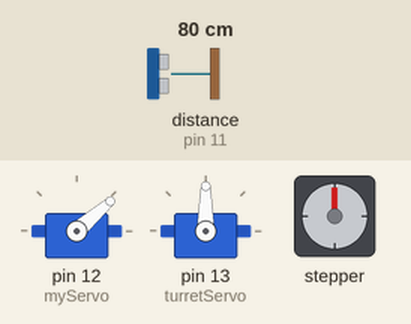
This sketch was run on a simulated Arduino Uno, built with avr-gcc and run on an emulated ATmega328P. On the bench: 2 × servo, stepper motor. Wiring (inferred from the names in the program): ultrasonic range finder: trigger pin 10; echo pin 11. Inputs (shaded band) come from the test bench; at power-on: distance to the obstacle (sensor on pin 11) 80 cm. The echo pulse lasts 58.3 µs per cm; stepper angles assume 2037 steps per turn; what the sketch prints to the serial monitor is not drawn.

Above: at 1.2 s.
1.3 s: distance to the obstacle (sensor on pin 11) set to 45 cm
4.3 s: distance to the obstacle (sensor on pin 11) set to 39 cm
At 5.53 s:
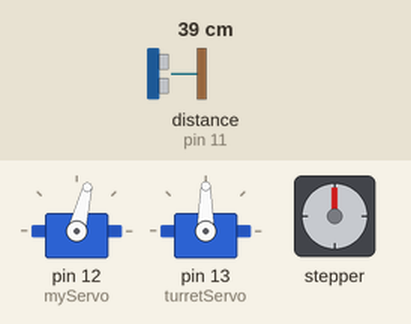
10.3 s: distance to the obstacle (sensor on pin 11) set to 120 cm
At 10.92 s:
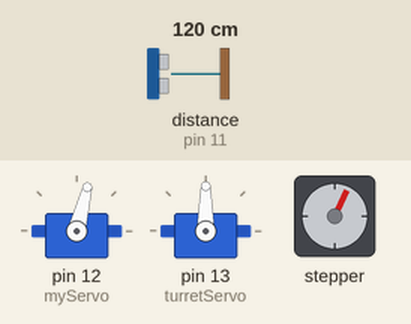
13.3 s: distance to the obstacle (sensor on pin 11) set to 2 cm
At 14.55 s:
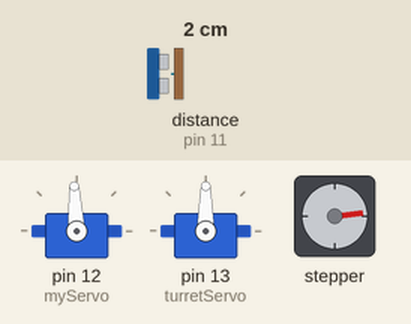
19.3 s: distance to the obstacle (sensor on pin 11) set to 60 cm
At 19.93 s:
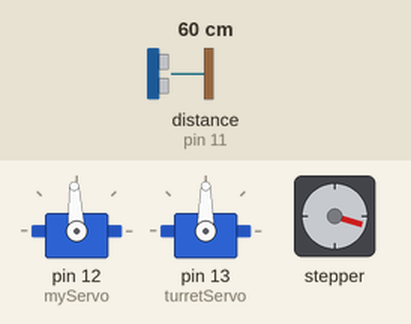
22.3 s: distance to the obstacle (sensor on pin 11) set to 250 cm
Timing chart, 0 to 27.9 s (numbered marks = the images above; inputs shaded):
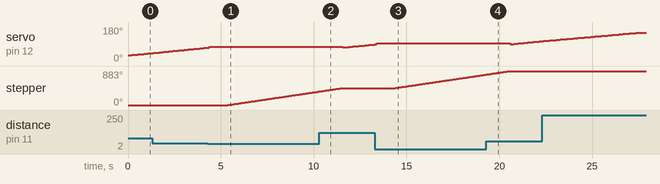

The sketch:

sketch_nov08a.ino
```cpp
// Includes the Servo library
#include <Servo.h>.
#include <Stepper.h>
#define STEPS 2037
// Defines Tirg and Echo pins of the Ultrasonic Sensor
const int trigPin = 10;
const int echoPin = 11;
const int threshold = 40; // 추적 거리 임계값 설정
const int limitangle = 150; //  180도 이하의 값을 기입, sonar의 최대 회전반경
// Variables for the duration and the distance
long duration;
int distance;
Servo myServo; // Creates a servo object for controlling the servo motor
Servo turretServo; //고무줄 발사용 모터 제어

Stepper stepper(STEPS,4,6,5,7); //스텝모터 세팅

void setup() {
  pinMode(trigPin, OUTPUT); // Sets the trigPin as an Output
  pinMode(echoPin, INPUT); // Sets the echoPin as an Input
  Serial.begin(9600);
  myServo.attach(12); // Defines on which pin is the servo motor attached
  turretServo.attach(13); //고무줄 발사용 모터 핀 할당
  stepper.setSpeed(12);
}
void loop() {
  // rotates the servo motor from 15 to 165 degrees
  for(int i=(180-limitangle);i<=limitangle;i++){
  myServo.write(i);
   delay(100);


  distance = calculateDistance();// Calls a function for calculating the distance measured by the Ultrasonic sensor for each degree
  Serial.print(i);
  Serial.print(",");
  Serial.print(distance);
  Serial.print(".");
  if(distance <= threshold) { //임계값 이하이면 작동
    myServo.write(i+5);
    turretServoMove();
  }
  Serial.print(i); // Sends the current degree into the Serial Port
  Serial.print(","); // Sends addition character right next to the previous value needed later in the Processing IDE for indexing
  Serial.print(distance); // Sends the distance value into the Serial Port
  Serial.print("."); // Sends addition character right next to the previous value needed later in the Processing IDE for indexing

  }
  // Repeats the previous lines from 165 to 15 degrees
  for(int i=limitangle;i>(180-limitangle);i--){
  delay(100);
  myServo.write(i);

  distance = calculateDistance();
  Serial.print(i);
  Serial.print(",");
  Serial.print(distance);
  Serial.print(".");
   if(distance <= threshold) { //임계값 이하이면 작동
    myServo.write(i-5);
    turretServoMove();
  }


  }
}
// Function for calculating the distance measured by the Ultrasonic sensor
int calculateDistance(){

  digitalWrite(trigPin, LOW);
  delayMicroseconds(2);
  // Sets the trigPin on HIGH state for 10 micro seconds
  digitalWrite(trigPin, HIGH);
  delayMicroseconds(10);
  digitalWrite(trigPin, LOW);
  duration = pulseIn(echoPin, HIGH); // Reads the echoPin, returns the sound wave travel time in microseconds
  distance= duration*0.034/2;
  return distance;
}

void turretServoMove() { //고무줄 터렛 발사 제어 함수
  int startAngle = turretServo.read();
  //turretServo.write(20);
  delay(1000);
  stepper.step(2500); //스텝 모터 회전
  //turretServo.write(-15);
  /*
  for(int j=0; j<30; j++) {
    turretServo.write(startAngle + j);
    delay(100);
  }
  */
}

/*
이 Arduino 코드는 서보 모터와 초음파 센서를 사용하여 주변 거리를 측정하는 프로그램입니다.

주요 내용은 다음과 같습니다:

trigPin과 echoPin 변수를 정의하여 초음파 센서의 Trig와 Echo 핀을 지정합니다.
Servo 라이브러리를 포함하고 myServo 객체를 만들어 서보 모터를 제어합니다.
setup() 함수에서 핀모드를 설정하고 서보 모터를 attached 핀에 연결합니다.
loop() 함수에서 for문을 사용하여 서보 모터 각도를 15도에서 165도까지 변경합니다.
calculateDistance() 함수를 호출하여 각 각도에 대한 거리를 측정합니다.
측정된 각도와 거리를 시리얼 모니터에 출력합니다.
각도를 165도에서 15도까지 반대 방향으로 다시 변경하며 위 과정을 반복합니다.
calculateDistance() 함수에서 초음파 센서의 값을 읽어 거리를 계산하여 리턴합니다.
즉, 서보모터가 회전하면서 초음파센서가 다양한 방향으로 거리를 측정하고 그 값을 시리얼로 출력하는 프로그램입니다.
*/
```

Measured:
- the behaviour switches between 42 and 41 cm on distance to the obstacle (sensor on pin 11) (found by bisection; images 0 and 1)
- after the input at 4.3 s, stepper: keeps turning clockwise at about 72°/s, starting after 1.1 s
- after the input at 10.3 s, stepper: goes on until 11.5 s, then stays 441°
- after the input at 13.3 s, stepper: keeps turning clockwise at about 72°/s, starting after 1.1 s
- after the input at 19.3 s, stepper: goes on until 20.6 s, then stays 883°
